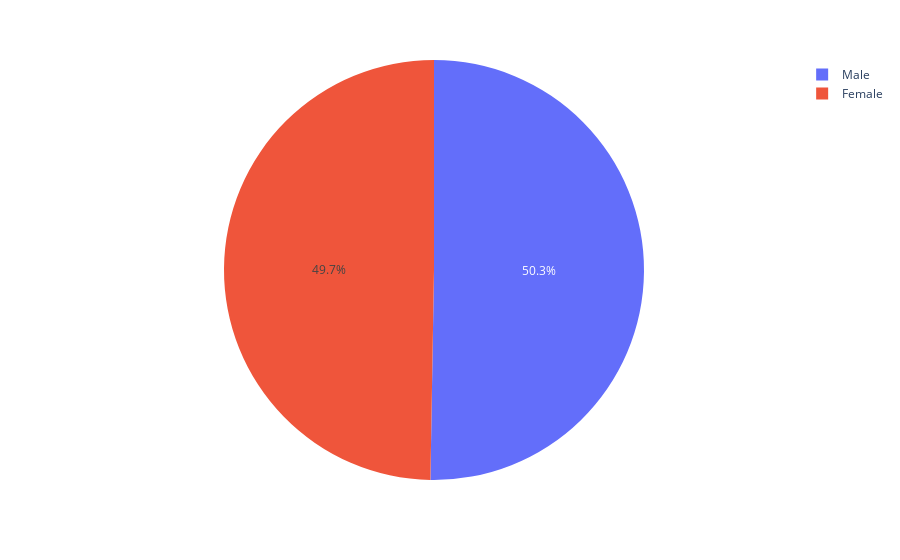

Notebook cell for this chart:
### Code cell
#Gender
fig = px.pie(speed_dating_per_person, names="gender")
fig.show()

### Figure 1 — Plotly figure (JSON) as saved in the notebook; plotly's stock layout.template omitted (floating-point values rounded to 4 significant figures; data arrays with more than 128 entries replaced by an {"elided": "..."} marker saying what was removed)
{"data": [{"domain": {"x": [0, 1], "y": [0, 1]}, "hovertemplate": "gender=%{label}<extra></extra>", "labels": {"elided": "551 str values"}, "legendgroup": "", "name": "", "showlegend": true, "type": "pie"}], "layout": {"legend": {"tracegroupgap": 0}, "margin": {"t": 60}}}
